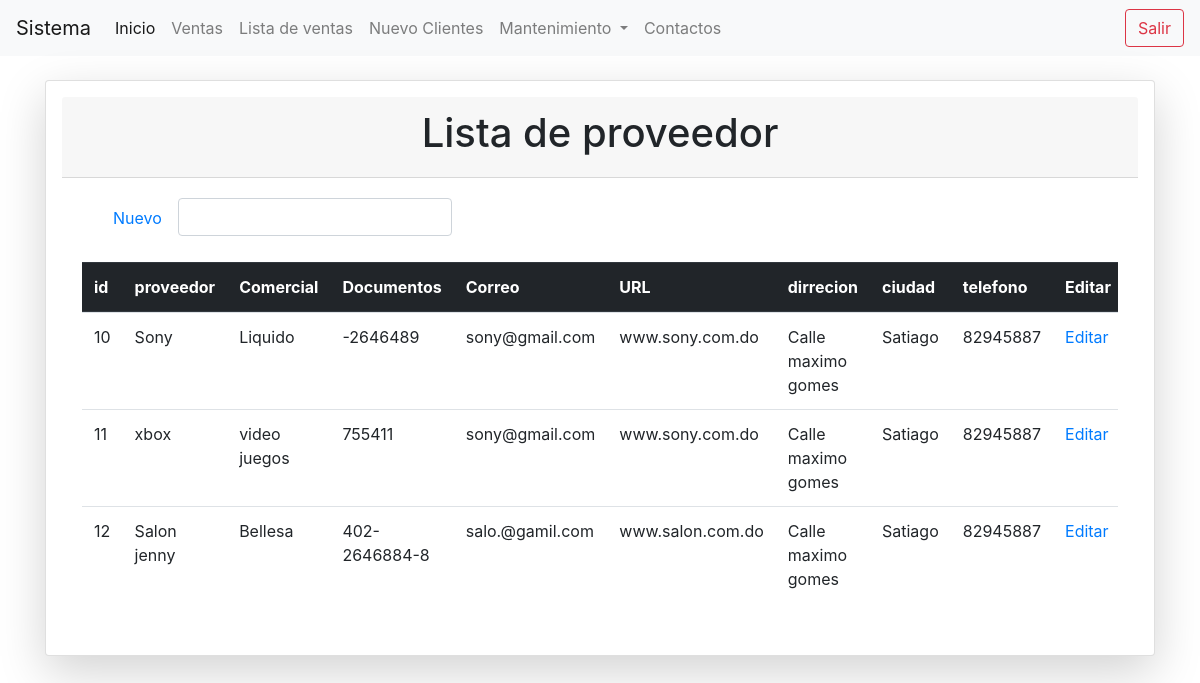
/list_proveedor.php (signed in), run on the app's committed database.
### tables this page shows
CREATE TABLE `proveedor` (
  `idproveedor` int(11) NOT NULL COMMENT 'Llave primaria ',
  `proveedor` varchar(45) NOT NULL COMMENT 'Proveedor ',
  `sector_comercial` varchar(45) NOT NULL COMMENT 'Tipos de comerciales ',
  `documentos` varchar(45) DEFAULT NULL COMMENT 'Documentos de proveedor ',
  `correo` varchar(45) NOT NULL COMMENT 'Correo de proveedor ',
  `URL` varchar(45) NOT NULL COMMENT 'Sitio wed de proveedor ',
  `dirrecion` varchar(45) NOT NULL COMMENT 'Dirección de proveedor ',
  `ciudad` varchar(45) NOT NULL COMMENT 'provincia donde el proveedor esta ubicado ',
  `telefono` varchar(13) NOT NULL COMMENT 'Contactos de proveedor',
  `estatus` varchar(1) NOT NULL DEFAULT '1' COMMENT 'Si el proveedor esta activo o inactivo ',
  `fecha` datetime NOT NULL COMMENT 'Fecha de registro ',
  `idusuario` int(11) NOT NULL COMMENT 'Usuario que se encargo de registra el proveedor '
);

### list_proveedor.php (the view, shortened to what this page needs)
<?php
include "conexion.php";
?>
<!doctype html>
<html lang="en">
  <head>
  <?php
  include "nav.php";
  ?>
  </head>
  <body>
    <br>
       <div class="container">
        <div class="row">
            <div class="col-lg-12 col-md-6">
            <div class="card shadow-lg p-3 mb-5 bg-white ">
            <div class="card-header text-center"> <h1>Lista de proveedor</h1></div>
            <div class="card-body col-md-12">
            <div class="container">
            <ul class="nav nav">
              <li class="nav-item com-md-12">
                <a class="nav-link active" href="registro_proveedor.php">Nuevo</a>
              </li>
            <form action="buscar_proveedor.php" method="get">
            <div class="input-group">
            <div class="form-outline">
            <input type="search" id="form1" name="busqueda" class="form-control" />
            </div>
            </div>
            </form>
            </ul>
            </div>
            <br>
           <table class="table table-responsive table-hover ">
            <thead class="thead-dark">
              <tr>
              <th scope="col">id</th>
                <th scope="col ">proveedor</th>
                <th scope="col">Comercial</th>
                <th scope="col">Documentos</th>
                <th scope="col">Correo</th>
                <th scope="col">URL</th>
                <th scope="col">dirrecion</th>
                <th scope="col">ciudad</th>
                <th scope="col">telefono</th>
                <th scope="col">Editar</th>
                 </thead>
                 <tbody>
                  <tr>
                  <?php
                   $por_pagina = 6;
                   if(empty($_GET['pagina']))
                   {
                     $pagina = 1;
                   }else{
                    $pagina = $_GET['pagina'];
                   }
                   $desde = ($pagina -1) * $por_pagina;
                 $qury = mysqli_query($conection,"SELECT * FROM  proveedor  WHERE estatus = 1  ORDER BY idproveedor
                 LIMIT $desde,$por_pagina");
                $result = mysqli_num_rows($qury);
                 if($result>0){
                   while($data= mysqli_fetch_array($qury)){
                   ?>
                   <tr>
                    <td><?php echo $data["idproveedor"]?></td>
                    <td><?php echo $data["proveedor"];?></td>
                    <td><?php echo $data["sector_comercial"];?></td>
                    <td><?php echo $data["documentos"];?></td>
                    <td><?php echo $data["correo"];?></td>
                    <td><?php echo $data["URL"];?></td>
                    <td><?php echo $data["dirrecion"];?></td>
                    <td><?php echo $data["ciudad"];?></td>
                    <td><?php echo $data["telefono"];?></td>
                    <td>
                      <a href="edit_proveedor.php?id=<?php echo $data["idproveedor"];?>">Editar</a>
                   </td>
                   </tr>
                   <?php
                   }
                 }
                 ?>
                 </tbody>
                </table>
            </div>
                </div>
        </div>
           </div>
      </div>
  </body>
</html>

### data on the page
proveedor: idproveedor "10", proveedor "Sony", sector_comercial "Liquido", documentos "-2646489", correo "sony@gmail.com", URL "www.sony.com.do", dirrecion "Calle maximo gomes", ciudad "Satiago", telefono "82945887"
proveedor: idproveedor "11", proveedor "xbox", sector_comercial "video juegos", documentos "755411", correo "sony@gmail.com", URL "www.sony.com.do", dirrecion "Calle maximo gomes", ciudad "Satiago", telefono "82945887"
proveedor: idproveedor "12", proveedor "Salon jenny", sector_comercial "Bellesa", documentos "402-2646884-8", correo "salo.@gamil.com", URL "www.salon.com.do", dirrecion "Calle maximo gomes", ciudad "Satiago", telefono "82945887"
